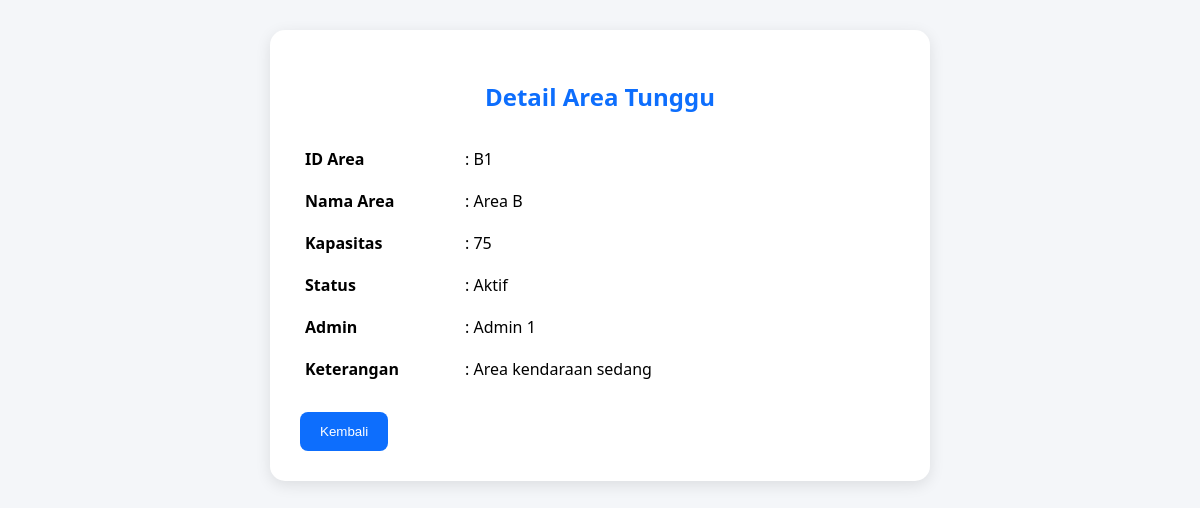
The page /admin/areaTunggu/detail.php?id=B1 on the database its author committed.
### tables this page shows
CREATE TABLE area_tunggu (
    id_area VARCHAR(10) PRIMARY KEY,
    id_user INT NOT NULL,
    nama_area VARCHAR(50) NOT NULL,
    kapasitas INT NOT NULL,
    status ENUM('Aktif','Tidak Aktif') DEFAULT 'Aktif',
    keterangan TEXT,

    FOREIGN KEY (id_user)
    REFERENCES users(id_user)
);

CREATE TABLE users (
    id_user INT AUTO_INCREMENT PRIMARY KEY,
    nama VARCHAR(100) NOT NULL,
    username VARCHAR(50) NOT NULL UNIQUE,
    password VARCHAR(255) NOT NULL,
    role ENUM('admin','petugas') NOT NULL
);

### admin/areaTunggu/detail.php (the view, shortened to what this page needs)
<?php
include "../../config/koneksi.php";
if (isset($_GET['id'])) {
    $id = $_GET['id'];
    $query = "SELECT area_tunggu.*, users.nama
              FROM area_tunggu
              JOIN users
              ON area_tunggu.id_user = users.id_user
              WHERE area_tunggu.id_area = '$id'";
    $data = mysqli_query($koneksi, $query);
    $row = mysqli_fetch_assoc($data);
} else {
    echo "ID area tidak ditemukan!";
    exit();
}
?>
<!DOCTYPE html>
<html lang="id">
<head>
    <link rel="stylesheet" href="../../assets/css/form.css">
</head>
<body>
<div class="form-box">
    <h2>Detail Area Tunggu</h2>
    <table class="detail-table">
        <tr>
            <td><strong>ID Area</strong></td>
            <td>: <?= $row['id_area']; ?></td>
        </tr>
        <tr>
            <td><strong>Nama Area</strong></td>
            <td>: <?= $row['nama_area']; ?></td>
        </tr>
        <tr>
            <td><strong>Kapasitas</strong></td>
            <td>: <?= $row['kapasitas']; ?></td>
        </tr>
        <tr>
            <td><strong>Status</strong></td>
            <td>: <?= $row['status']; ?></td>
        </tr>
        <tr>
            <td><strong>Admin</strong></td>
            <td>: <?= $row['nama']; ?></td>
        </tr>
        <tr>
            <td><strong>Keterangan</strong></td>
            <td>: <?= $row['keterangan']; ?></td>
        </tr>
    </table>
    <br>
    <button type="button" onclick="window.location='index.php'">
        Kembali
    </button>
</div>

### assets/css/form.css (style rules this page uses)
body { background:#f4f6f9; font-family:Segoe UI; }
.form-box { width:600px; margin:30px auto; background:white; padding:30px; border-radius:10px; box-shadow:0 3px 10px rgba(0,0,0,.1); }
button { background:#0d6efd; color:white; border:none; padding:10px 20px; border-radius:5px; cursor:pointer; }
h2 { text-align:center; margin-bottom:25px; }
.detail-table { width:100%; border-collapse:collapse; }
.detail-table td { padding:10px 5px; vertical-align:top; }
.detail-table td:first-child { width:150px; font-weight:bold; }
body { background:#f4f6f9; font-family:'Segoe UI',sans-serif; }
.form-box { background:white; padding:30px; border-radius:15px; box-shadow:0 4px 15px rgba(0,0,0,0.1); }
h2 { text-align:center; color:#0d6efd; margin-bottom:25px; }
button { background:#0d6efd; color:white; border:none; padding:12px 20px; border-radius:8px; cursor:pointer; }

### rows shown on the page
area_tunggu: id_area "B1", nama_area "Area B", kapasitas "75", status "Aktif", id_user.nama "Admin 1", keterangan "Area kendaraan sedang"
